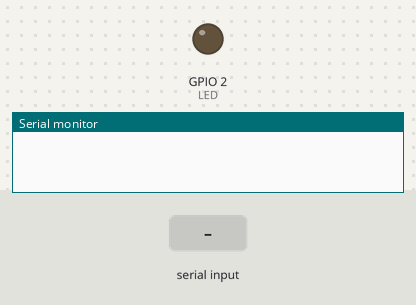
This sketch was run on a simulated ESP32. Parts: output pins drawn as LEDs (lit = HIGH), the last lines printed to the serial monitor. Dashed ring = blinking. The test bench sets the inputs (shaded band). WiFi joins after 1.5 s; servers stay silent unless stated; no MQTT or app messages arrive unless stated.

Above: at 0.1 s.
At 4.4 s:
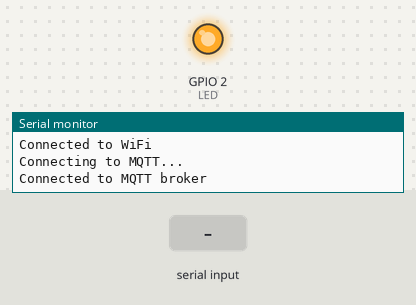
4.5 s: "1\n" received over the second serial link
At 4.6 s:
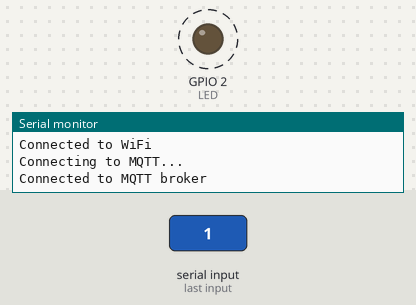
Timing chart, 0 to 7.5 s (numbered marks = the images above; inputs shaded):
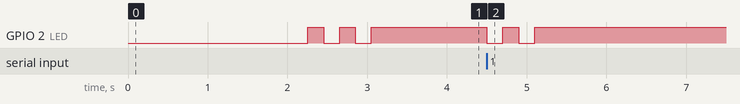

Measured:
- after the input at 4.5 s, GPIO 2 (LED): alternates HIGH for 0.20 s and LOW for 0.20 s, 4 changes in all, then stays HIGH, starting at once

The sketch:

ESP32-READ-N-PUSH-TO-MQTT.ino
```cpp
#include <PubSubClient.h>
#include <WiFi.h>
#include <esp_task_wdt.h> // Tambahkan library untuk watchdog timer

#define RXD2 16
#define TXD2 17
#define LED LED_BUILTIN

const char* ssid = "Deviota";
const char* password = "iotelkafi";
// const char* mqtt_server = "51.15.243.241";
// const int mqtt_port = 1883;
// const char* mqtt_username = "iotelkafi";
// const char* mqtt_password = "jvnwQu3wt5njx2rM";
// const char* mqtt_client_id = "swm";

const char* mqtt_server = "us.loclx.io";
const int mqtt_port = 4411;
const char* mqtt_username = "pahri";
const char* mqtt_password = "emangbuatapa";
const char* mqtt_client_id = "swm";

WiFiClient espClient;
PubSubClient client(espClient);

void setup() {
  Serial.begin(921600);
  Serial2.begin(921600, SERIAL_8N1, RXD2, TXD2);
  pinMode(LED, OUTPUT);
  pinMode(LED, HIGH);

  esp_task_wdt_init(120, true);

  // Koneksi ke jaringan Wi-Fi
  WiFi.begin(ssid, password);
  while (WiFi.status() != WL_CONNECTED) {
    delay(1000);
    Serial.println("Connecting to WiFi...");
  }

  Serial.println("Connected to WiFi");

  // Koneksi ke broker MQTT
  client.setServer(mqtt_server, mqtt_port);
  while (!client.connected()) {
    Serial.println("Connecting to MQTT...");
    if (client.connect(mqtt_client_id, mqtt_username, mqtt_password)) {
      Serial.println("Connected to MQTT broker");
    } else {
      Serial.print("Failed to connect to MQTT, rc=");
      Serial.println(client.state());
      delay(2000);
    }
  }
  blinkLed(3);
}

void loop() {
  // Refresh watchdog timer
  esp_task_wdt_reset();

  if (!client.connected()) {
    reconnect();
  }

  // Membaca data yang dikirimkan melalui port serial
  if (Serial2.available() > 0) {
    String receivedString = Serial2.readStringUntil('\n');

    // Kirim data yang dibaca ke topik MQTT
    client.publish("swm001", receivedString.c_str());

    blinkLed(2);
  }

  client.loop();
}

void reconnect() {
  static long lastReconnectAttempt = 0;
  static const long reconnectInterval = 5000; // Atur interval pengulangan sesuai kebutuhan

  if (millis() - lastReconnectAttempt > reconnectInterval) {
    lastReconnectAttempt = millis();
    Serial.println("Reconnecting to MQTT...");
    if (client.connect(mqtt_client_id, mqtt_username, mqtt_password)) {
      Serial.println("Connected to MQTT broker");
    } else {
      Serial.print("Failed to connect to MQTT, rc=");
      Serial.println(client.state());
    }
  }
}

void blinkLed(int n) {
  for (int i = 0; i < n; i++) {
    digitalWrite(LED, LOW);
    delay(200);
    digitalWrite(LED, HIGH);
    delay(200);
  }
}
```
